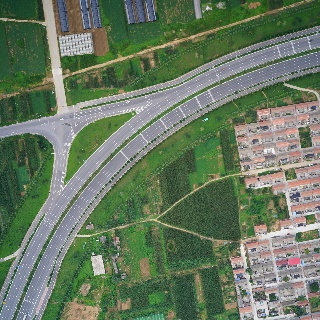
#> input picture testground/transformation_output/_target.jpg, 320 x 320 px
$ python transformation_affine.py
#> lines starting #> are read from the running program, lines starting #| are printed output that depends on the picture
import cv2
import numpy as np
import os
import math


def transform_image(input_path, output_path=None, rotation_deg=None, tilt_deg=None):
    # Validate input
#> called with input_path = '../transformation_output/_target.jpg', output_path = 'transformation_output/rotated_270.jpg', rotation_deg = 90
    if not os.path.exists(input_path):
        raise FileNotFoundError(f"Error: The image at {input_path} was not found.")

    img = cv2.imread(input_path)
#> img is the input picture: shape (320, 320, 3); mean B, G, R 97.3, 120.6, 103.9
    if img is None:
        raise ValueError("Error: File exists but could not be decoded as an image.")

    rows, cols = img.shape[:2]
#> rows = 320; cols = 320
    result = img.copy()

    # Determine output path
    if output_path is None:
        base, ext = os.path.splitext(input_path)
        output_path = f"{base}_transformed{ext}"

    # Apply Rotation
    if rotation_deg is not None:
        center = (cols / 2, rows / 2)
#> center = (160, 160)
        # Positive values are counter-clockwise
        matrix = cv2.getRotationMatrix2D(center, rotation_deg, 1.0)
        result = cv2.warpAffine(result, matrix, (cols, rows))
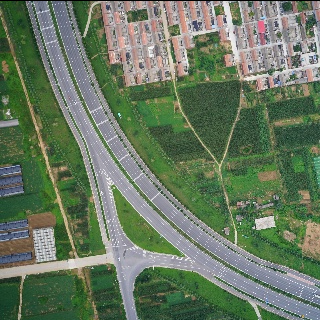
#> result: shape (320, 320, 3); mean B, G, R 97.1, 120.3, 103.7

    # Apply Tilt (Shear)
    if tilt_deg is not None:
        # Calculate shear factor based on angle
        # tan(0) = 0 (no tilt), tan(45) = 1 (equal shift)
        shear_factor = math.tan(math.radians(tilt_deg))

        # Affine matrix for horizontal shear:
        # [[1, shear_factor, 0],
        #  [0, 1,            0]]
        shear_matrix = np.float32([[1, shear_factor, 0],
                                   [0, 1, 0]])

        # Adjust canvas size to prevent clipping if necessary,
        # or keep (cols, rows) to maintain original dimensions
        result = cv2.warpAffine(result, shear_matrix, (cols, rows))

    # Save result
    cv2.imwrite(output_path, result)
    print(f"Success: Image saved to {output_path}")

# Example Usage:
transform_image("../transformation_output/_target.jpg",
                output_path="transformation_output/rotated_270.jpg",
                rotation_deg=90)

$ run again, with testground/transformation_output/consecutive_1.jpg copied over testground/transformation_output/_target.jpg
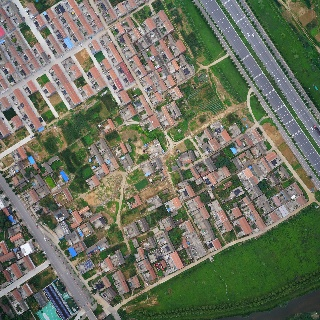
#> input picture testground/transformation_output/consecutive_1.jpg, 320 x 320 px
#> in transform_image, img is the input picture: shape (320, 320, 3); mean B, G, R 97.1, 114.9, 110.4
#> in transform_image, `result = cv2.warpAffine(result, matrix, (cols, rows))`:
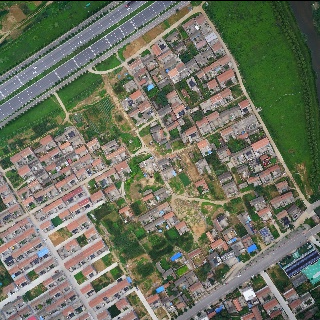
#> result: shape (320, 320, 3); mean B, G, R 96.7, 114.6, 110.1

$ run again, with testground/transformation_output/consecutive_2.jpg copied over testground/transformation_output/_target.jpg
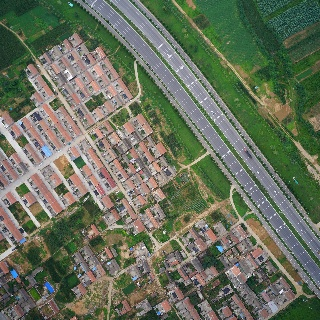
#> input picture testground/transformation_output/consecutive_2.jpg, 320 x 320 px
#> in transform_image, img is the input picture: shape (320, 320, 3); mean B, G, R 93, 112.5, 104.5
#> in transform_image, `result = cv2.warpAffine(result, matrix, (cols, rows))`:
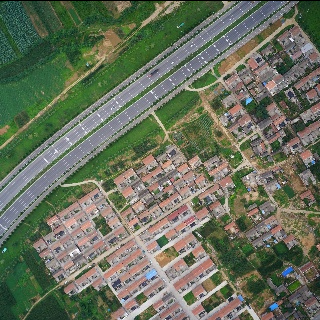
#> result: shape (320, 320, 3); mean B, G, R 92.8, 112.2, 104.2

$ run again, with testground/transformation_output/rotated_120.jpg copied over testground/transformation_output/_target.jpg
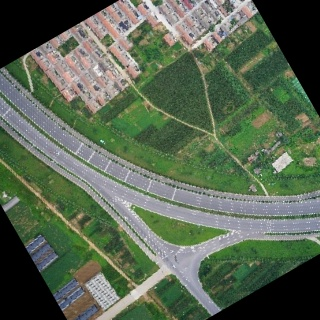
#> input picture testground/transformation_output/rotated_120.jpg, 320 x 320 px
#> in transform_image, img is the input picture: shape (320, 320, 3); mean B, G, R 82.5, 103.1, 88.9
#> in transform_image, `result = cv2.warpAffine(result, matrix, (cols, rows))`:
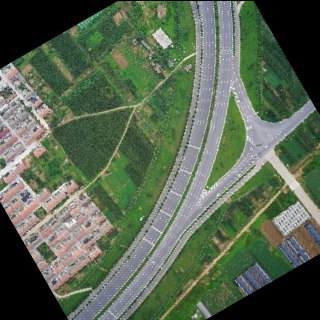
#> result: shape (320, 320, 3); mean B, G, R 82.4, 102.9, 88.8
